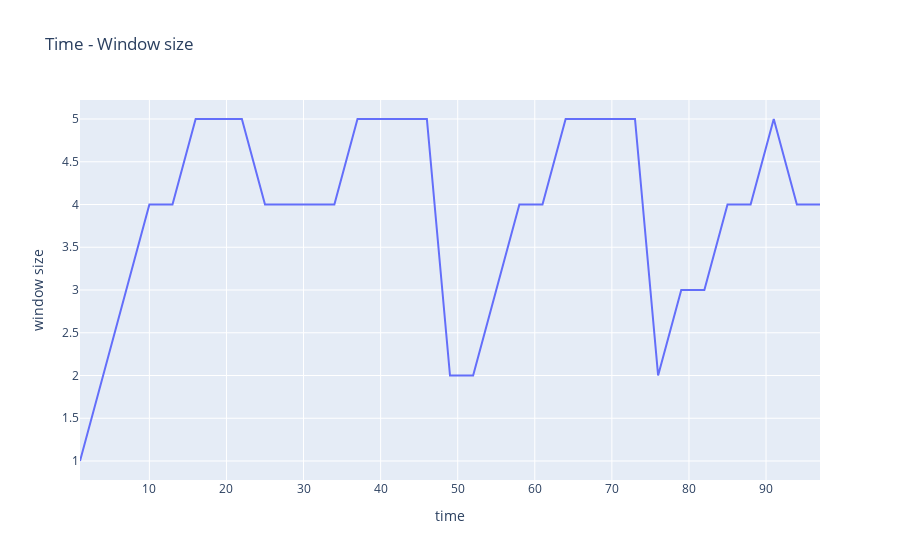
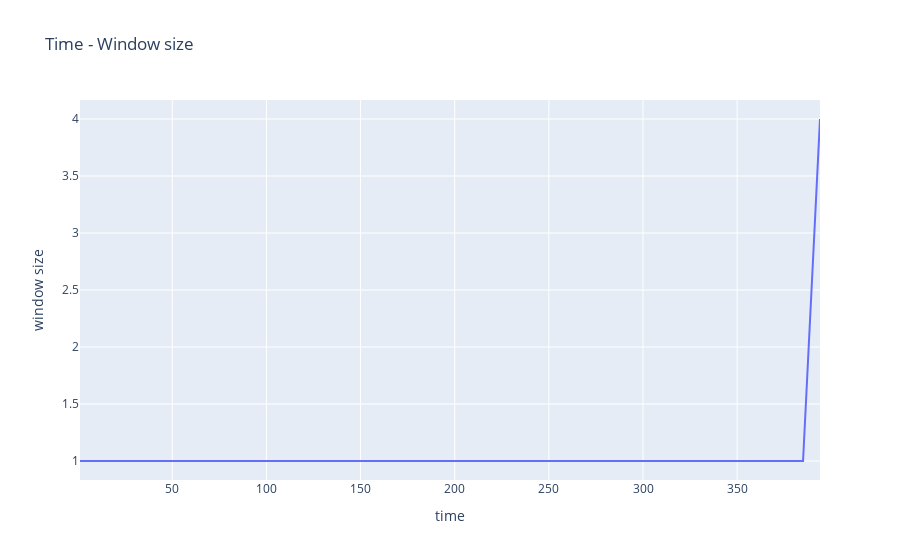

The notebook cell saved with these charts, in order:
### Code cell
fig = px.line(df.query("type=='send'"), x="time", y="window size", title='Time - Window size')
fig.show()
fig = px.line(df2.query("type=='send'"), x="time", y="window size", title='Time - Window size')
fig.show()

### Figure 1 — Plotly figure (JSON) as saved in the notebook; plotly's stock layout.template omitted (floating-point values rounded to 4 significant figures)
{"data": [{"hovertemplate": "time=%{x}<br>window size=%{y}<extra></extra>", "legendgroup": "", "line": {"color": "#636efa", "dash": "solid"}, "marker": {"symbol": "circle"}, "mode": "lines", "name": "", "orientation": "v", "showlegend": false, "type": "scatter", "x": [1, 4, 7, 10, 13, 16, 19, 22, 25, 28, 31, 34, 37, 40, 43, 46, 49, 52, 55, 58, 61, 64, 67, 70, 73, 76, 79, 82, 85, 88, 91, 94, 97], "xaxis": "x", "y": [1, 2, 3, 4, 4, 5, 5, 5, 4, 4, 4, 4, 5, 5, 5, 5, 2, 2, 3, 4, 4, 5, 5, 5, 5, 2, 3, 3, 4, 4, 5, 4, 4], "yaxis": "y"}], "layout": {"autosize": true, "legend": {"tracegroupgap": 0}, "title": {"text": "Time - Window size"}, "xaxis": {"anchor": "y", "autorange": true, "domain": [0, 1], "range": [1, 97], "title": {"text": "time"}, "type": "linear"}, "yaxis": {"anchor": "x", "autorange": true, "domain": [0, 1], "range": [0.7778, 5.222], "title": {"text": "window size"}, "type": "linear"}}}

### Figure 2 — Plotly figure (JSON) as saved in the notebook; plotly's stock layout.template omitted (floating-point values rounded to 4 significant figures; data arrays with more than 128 entries replaced by an {"elided": "..."} marker saying what was removed)
{"data": [{"hovertemplate": "time=%{x}<br>window size=%{y}<extra></extra>", "legendgroup": "", "line": {"color": "#636efa", "dash": "solid"}, "marker": {"symbol": "circle"}, "mode": "lines", "name": "", "orientation": "v", "showlegend": false, "type": "scatter", "x": {"elided": "132 int values"}, "xaxis": "x", "y": {"elided": "132 int values"}, "yaxis": "y"}], "layout": {"autosize": true, "legend": {"tracegroupgap": 0}, "title": {"text": "Time - Window size"}, "xaxis": {"anchor": "y", "autorange": true, "domain": [0, 1], "range": [1, 394], "title": {"text": "time"}, "type": "linear"}, "yaxis": {"anchor": "x", "autorange": true, "domain": [0, 1], "range": [0.8333, 4.167], "title": {"text": "window size"}, "type": "linear"}}}
